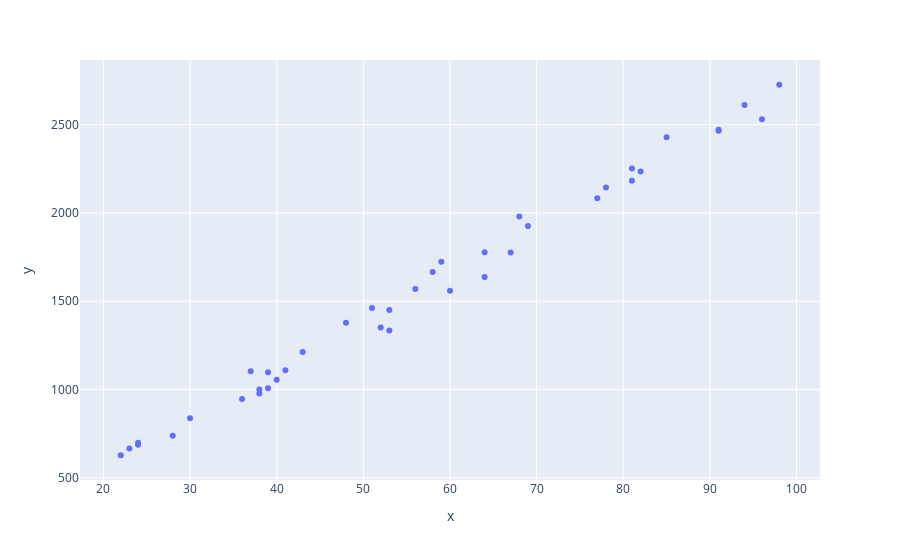

Source (notebook cell):
### Code cell
import plotly.express as px
xs, ys = load_data()
fig = px.scatter(x=xs,y=ys)
fig.show()

### Figure 1 — Plotly figure (JSON) as saved in the notebook; plotly's stock layout.template omitted (floating-point values rounded to 4 significant figures)
{"data": [{"hovertemplate": "x=%{x}<br>y=%{y}<extra></extra>", "legendgroup": "", "marker": {"color": "#636efa", "symbol": "circle"}, "mode": "markers", "name": "", "orientation": "v", "showlegend": false, "type": "scatter", "x": [69, 60, 39, 68, 53, 67, 24, 94, 58, 43, 28, 22, 64, 48, 59, 37, 91, 38, 39, 38, 41, 53, 78, 51, 24, 91, 56, 36, 77, 64, 96, 30, 23, 81, 52, 98, 81, 82, 40, 85], "xaxis": "x", "y": [1926, 1560, 1098, 1980, 1335, 1776, 687, 2612, 1666, 1212, 738, 628, 1778, 1378, 1724, 1103, 2471, 978, 1007, 1001, 1110, 1451, 2144, 1462, 699, 2466, 1570, 946, 2083, 1638, 2531, 837, 666, 2252, 1352, 2726, 2182, 2235, 1055, 2429], "yaxis": "y"}], "layout": {"legend": {"tracegroupgap": 0}, "margin": {"t": 60}, "xaxis": {"anchor": "y", "domain": [0, 1], "title": {"text": "x"}}, "yaxis": {"anchor": "x", "domain": [0, 1], "title": {"text": "y"}}}}
